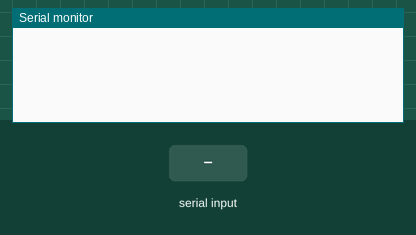
A sketch run on a simulated Arduino Uno, built with avr-gcc and run on an emulated ATmega328P. On the bench: the last lines printed to the serial monitor. Inputs (shaded band) come from the test bench.

Above: at 1.2 s.
1.3 s: "90,45\n" received over Serial
At 2.1 s:
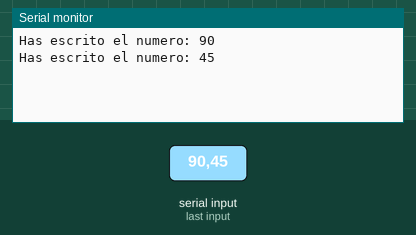
2.8 s: "30,150\n" received over Serial
At 4.3 s:
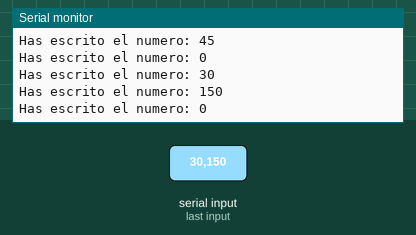
Timing chart, 0 to 5.8 s (numbered marks = the images above; inputs shaded):
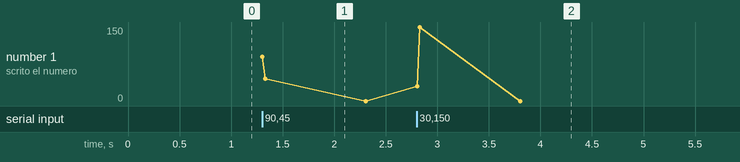

The sketch:

A016_string.ino
```cpp
/*
 * Uso de la clase String.
 * 2013. Arduino Gran Canaria.
 */

// Declaracion de variables
String cadena = "";
int numero;
char caracter;

// Inicializacion del sistema
void setup() {
  // Inicializacion de la comunicacion Serial
  Serial.begin(9600);
}

// Bucle principal
void loop() {
  // Leer datos de Serial cuando esten disponibles
  if (Serial.available()) {
    // Convertir cadena leida en un numero
    numero = Serial.parseInt();
    // Crear cadena con el numero
    cadena = "Has escrito el numero: " + String(numero);
    // Mostrar la cadena compuesta
    Serial.println(cadena);
  }
}
```

Measured:
- after the input at 1.3 s, the serial monitor: prints a new line at once (image 1)
- after the input at 2.8 s, the serial monitor: prints a new line at once (image 2)
